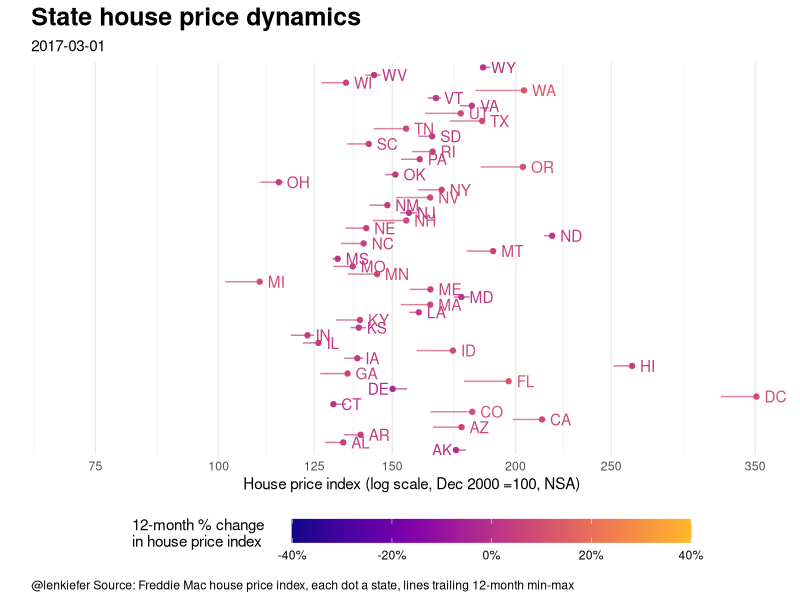

This figure's R source:
## ---- chunk 1
library(zoo,quietly=T,warn.conflicts = F)      # used for rolling window operations
library(readxl,quietly=T,warn.conflicts=F)
library(ggplot2,quietly=T,warn.conflicts=F)
library(tidyr,quietly=T,warn.conflicts=F)
library(dplyr,quietly=T,warn.conflicts=F)
library(lubridate,quietly=T,warn.conflicts=F)
library(data.table,quietly=T,warn.conflicts=F) # for the shift function
library(viridis,quietly=T,warn.conflicts=F)    # for the colors
library(scales,quietly=T,warn.conflicts=F)    # for labels
###############################################################################
#### Read in HPI data  
###############################################################################

df<-read_excel("data/states.xls", 
               sheet = "State Indices",  # name of sheet
               range="B6:BB513" )        # range where data lives

###############################################################################
#### Set up dates from January 1975 to March 2017
###############################################################################

df$date<-seq.Date(as.Date("1975-01-01"),as.Date("2017-03-01"),by="1 month")
df.state<-df %>% gather(geo,hpi,-date) %>% mutate(type="state")
## ---- chunk 2
###############################################################################
#### Transform data
#### Needs library zoo for the rolling window operations
###############################################################################
df.state<-
  df.state %>% group_by(geo) %>% 
  mutate(hpa=hpi/shift(hpi,12)-1,
         hpilag12=shift(hpi,12,fill=NA),
         hpimax12=zoo::rollmax(hpi,13,align="right",fill=NA),
         hpimin12=-zoo::rollmax(-hpi,13,align="right",fill=NA)) %>% ungroup()

# Get a list of dates
dlist<-unique(filter(df.state,year(date)>1999)$date)

###############################################################################
#### Plotting function
###############################################################################
myplot1 <- function (i) {
  g<-
    ggplot(data=filter(df.state,date==dlist[i] & 
                         !(geo %in% 
                         c("United States not seasonally adjusted",
                            "United States seasonally adjusted" ))),
         aes(x=hpi, y=geo, label=paste(" ",geo,""),
             color=hpa,hjust=ifelse(hpa>0,0,1)))+
    geom_text() +
    geom_point()+
    scale_x_log10(limits=c(70,352), breaks=c(75,100,125,150,200,250,350))+
    geom_segment(aes(xend=hpimin12,x=hpimax12,y=geo,yend=geo),alpha=0.7)+
    theme_minimal()  +
    theme(legend.position="bottom",
          axis.text.y=element_blank(),
          legend.key.width=unit(4,"line"),
          panel.grid.major.y=element_blank(),
          plot.caption=element_text(hjust=0),
          plot.title=element_text(face="bold",size=18))+
    scale_color_viridis(end=0.85,option="C",limits=c(-.4,.4),
                        name="12-month % change     \nin house price index     \n",
                        label=percent)+
    labs(y="", x="House price index (log scale, Dec 2000 =100, NSA)",
       title="State house price dynamics",
       subtitle=as.character(dlist[i],format="%B, %Y"),
       caption="@lenkiefer Source: Freddie Mac house price index, each dot a state, lines trailing 12-month min-max")
  return(g)
  }

N<-length(dlist)  #get number of observations in filtered data
myplot1(N)
